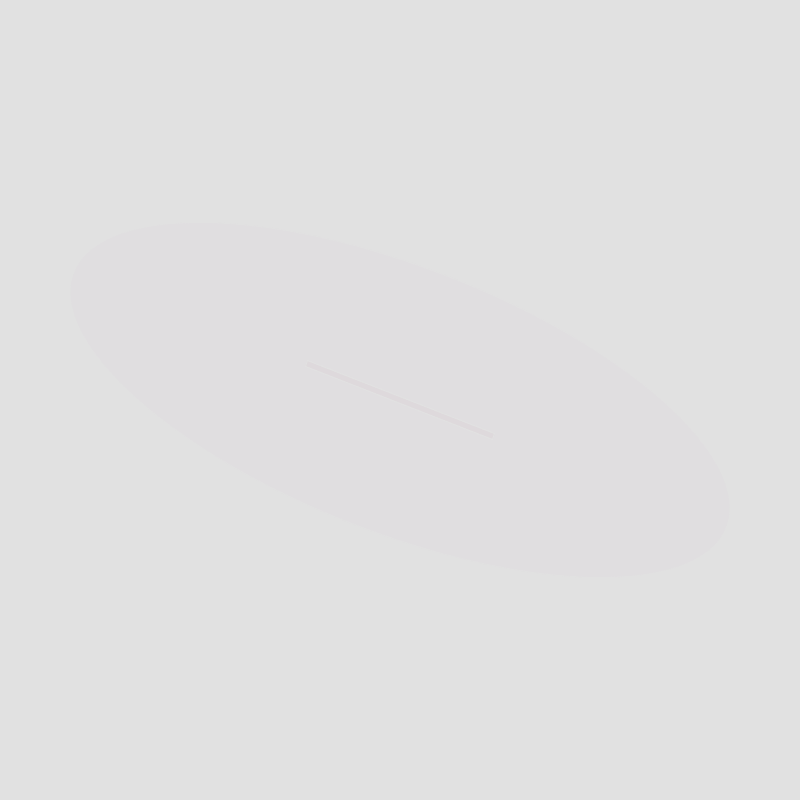
Frame 1 (no input)
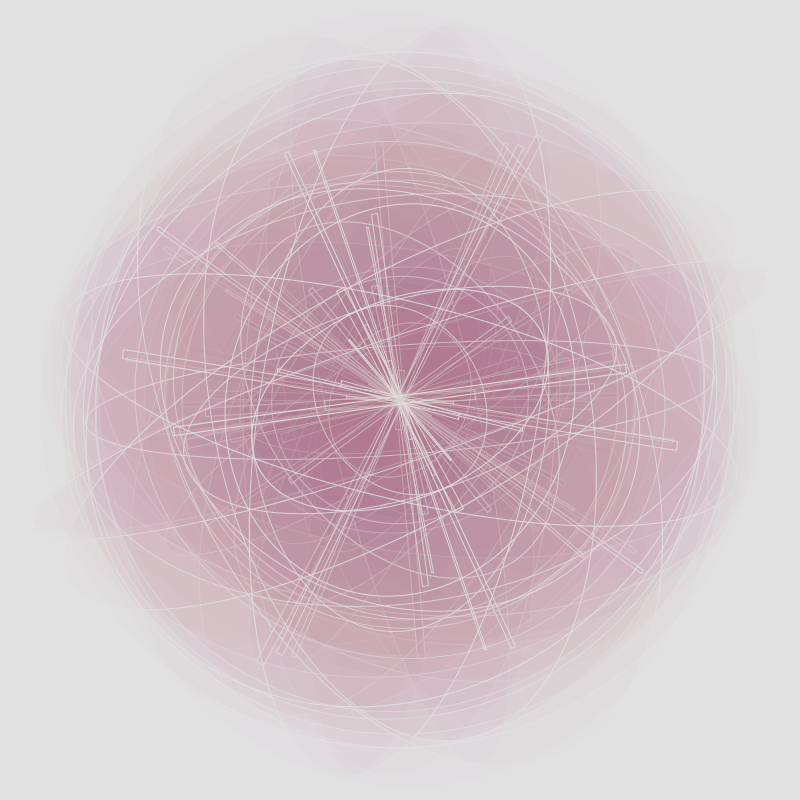
Frame 60 (the mouse pressed at the canvas centre just before this capture)
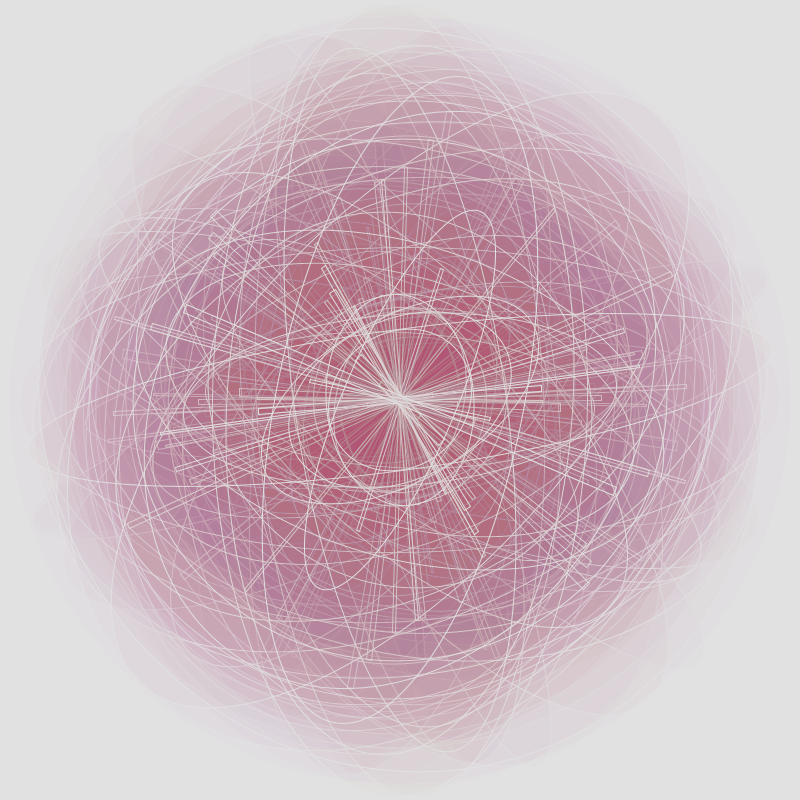
Frame 120 (the mouse held since frame 60 and released just before this capture)

The Processing sketch that drew these frames (run headless with seeded random() and noise(); from frame 60 on, the mouse is pressed at the canvas centre):

// Processing sketch: processing_131211
// ── processing_131211.pde

void setup() {
  size(800,800);
  background(225);
  stroke(225);
}

void draw(){
  translate(width/2,height/2);
  rotate(TWO_PI/random(5));
  rectMode(CENTER);
  
  fill(150,random(50,100),random(50,150),5);
  ellipse(0,0,random(100,800),random(100,800));
  fill(150,random(50,100),random(50,150),8);
  rect(0,0,random(1,10),random(600));
}
